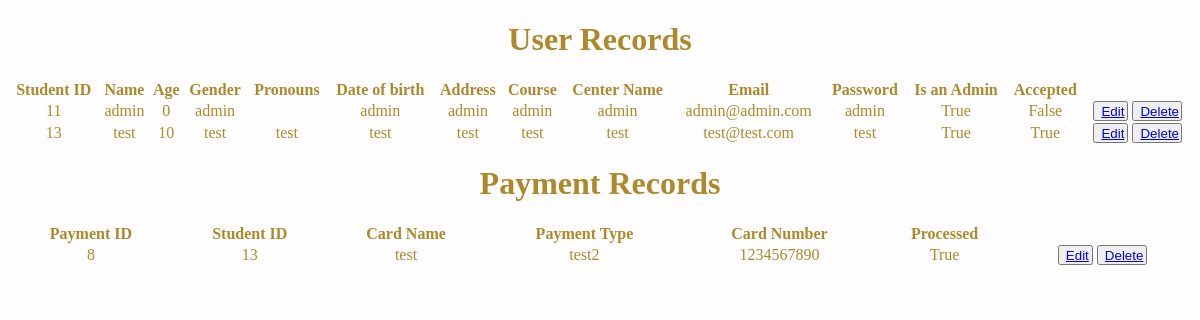
The app's page /admin_edit.php (signed in) with its own data.
### tables this page shows
CREATE TABLE `student_info` (
  `std_id` int(10) NOT NULL,
  `std_name` varchar(100) NOT NULL,
  `age` int(3) NOT NULL,
  `gender` varchar(100) NOT NULL,
  `pronouns` varchar(100) NOT NULL,
  `dob` varchar(100) NOT NULL,
  `std_address` varchar(200) NOT NULL,
  `father_name` varchar(100) NOT NULL,
  `mother_name` varchar(100) NOT NULL,
  `last_edu` varchar(100) NOT NULL,
  `course` varchar(100) NOT NULL,
  `center` varchar(100) NOT NULL,
  `centerid` int(10) NOT NULL,
  `email` varchar(100) NOT NULL,
  `pwd` varchar(100) NOT NULL,
  `is_admin` varchar(10) NOT NULL DEFAULT 'False',
  `is_accepted` varchar(10) NOT NULL DEFAULT 'False'
);

CREATE TABLE `payment` (
  `pay_id` int(10) NOT NULL,
  `std_pay_id` int(10) DEFAULT NULL,
  `card_name` varchar(100) NOT NULL,
  `payment_type` varchar(100) NOT NULL,
  `card_number` varchar(25) NOT NULL,
  `is_processed` varchar(10) NOT NULL DEFAULT 'False'
);

### admin_edit.php (the view, shortened to what this page needs)
<?php
include("mycon.php");
if(!isset($_SESSION['std_id'])){
    echo "<script>window.open('Login.php','_self')</script>";
}
else{
?>
<!DOCTYPE html>
<html lang="en">
<head>
    <link href="fontawesome-free/css/all.min.css" rel="stylesheet" type="text/css">
    <link rel="stylesheet" href="style.css">
</head>
<body>
<div class="container-fluid">
    <div class="row">
        <div class="col-9">
            <h1 class="h3 mb-2 text-gray-800">User Records</h1>
        </div>
    </div>
    <div class="card shadow mb-4">
        <div class="card-body">
                <div class="table-responsive">
                    <table class="table table-bordered" id="dataTable" width="100%" cellspacing="0">
                        <thead>
                            <tr>
                                <th>Student ID</th>
                                <th>Name</th>
                                <th>Age</th>
                                <th>Gender</th>
                                <th>Pronouns</th>
                                <th>Date of birth</th>
                                <th>Address</th>
                                <th>Course</th>
                                <th>Center Name</th>
                                <th>Email</th>
                                <th>Password</th>
                                <th>Is an Admin</th>
                                <th>Accepted</th>
                            </tr>
                        </thead>
                        <tbody>
                            <tr>
                            <?php
                                $all_users = "select * from student_info";
                                $objects = mysqli_query($con,$all_users );
                                while($row = mysqli_fetch_array($objects)){
                            ?>
                                <td><?php echo $row['std_id'];?></td>
                                <td><?php echo $row['std_name'];?></td>
                                <td><?php echo $row['age'];?></td>
                                <td><?php echo $row['gender'];?></td>
                                <td><?php echo $row['pronouns'];?></td>
                                <td><?php echo $row['dob'];?></td>
                                <td><?php echo $row['std_address'];?></td>
                                <td><?php echo $row['course'];?></td>
                                <td><?php echo $row['center'];?></td>
                                <td><?php echo $row['email'];?></td>
                                <td><?php echo $row['pwd'];?></td>
                                <td><?php echo $row['is_admin'];?></td>
                                <td><?php echo $row['is_accepted'];?></td>
                                <td>
                                <button style="width:35px; height: 20px;"><a href="edit_user_by_admin.php?edit=<?php echo $row['std_id'];?>" class="edit" title="Edit" data-toggle="tooltip">Edit</a></button>
                                <button style="width:50px; height: 20px;"><a href="del_user.php?del=<?php echo $row['std_id'];?>" class="delete" title="Delete" data-toggle="tooltip">Delete</a></button>
                                </td>
                            </tr>
                            <?php } ?>
                        </tbody>
                    </table>
                </div>
            </div>
        </div>
    </div>
    <div class="row">
        <div class="col-9">
            <h1 class="h3 mb-2 text-gray-800">Payment Records</h1>
        </div>
    </div>
    <div class="card shadow mb-4">
        <div class="card-body">
                <div class="table-responsive">
                    <table class="table table-bordered" id="dataTable" width="100%" cellspacing="0">
                        <thead>
                            <tr>
                                <th>Payment ID</th>
                                <th>Student ID</th>
                                <th>Card Name</th>
                                <th>Payment Type</th>
                                <th>Card Number</th>
                                <th>Processed</th>
                            </tr>
                        </thead>
                        <tbody>
                            <tr>
                            <?php
                                $all_users2 = "select * from payment";
                                $objects2 = mysqli_query($con,$all_users2 );
                                while($row = mysqli_fetch_array($objects2)){
                            ?>
                                <td><?php echo $row['pay_id'];?></td>
                                <td><?php echo $row['std_pay_id'];?></td>
                                <td><?php echo $row['card_name'];?></td>
                                <td><?php echo $row['payment_type'];?></td>
                                <td><?php echo $row['card_number'];?></td>
                                <td><?php echo $row['is_processed'];?></td>
                                <td>
                                <button style="width:35px; height: 20px;"><a href="edit_pay_by_admin.php?edit=<?php echo $row['pay_id'];?>" class="edit" title="Edit" data-toggle="tooltip">Edit</a></button>
                                <button style="width:50px; height: 20px;"><a href="del_pay.php?del=<?php echo $row['pay_id'];?>" class="delete" title="Delete" data-toggle="tooltip">Delete</a></button>
                                </td>
                            </tr>
                            <?php } ?>
                        </tbody>
                    </table>
                </div>
            </div>
        </div>
</body>
</html>
<?php } ?>

### style.css (style rules this page uses)
body { color: #AD892B; text-align: center; background-color: #fffdfd; display:block; }

### records on screen
student_info: std_id "11", std_name "admin", age "0", gender "admin", dob "admin", std_address "admin", course "admin", center "admin", email "admin@admin.com", pwd "admin", is_admin "True", is_accepted "False"
student_info: std_id "13", std_name "test", age "10", gender "test", pronouns "test", dob "test", std_address "test", course "test", center "test", email "test@test.com", pwd "test", is_admin "True", is_accepted "True"
payment: pay_id "8", std_pay "13", card_name "test", payment_type "test2", card_number "1234567890", is_processed "True"
